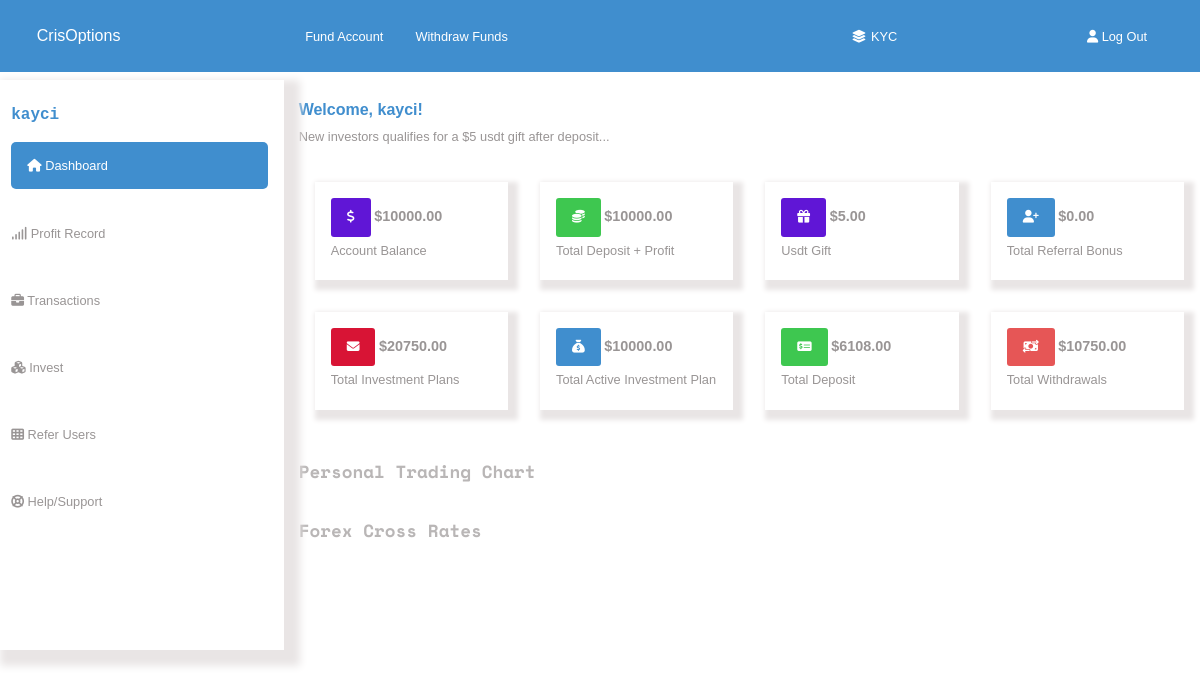
Screenshot of /dashboard-home/ (signed in) with the database file from the repository.
### basic_app/models.py (models this page shows, shortened)
class AccountBalance(models.Model):
    user = models.OneToOneField(User, on_delete=models.CASCADE)
    acc_balance = models.DecimalField(max_digits=10, decimal_places=2, default=0.0)
    deposit_profit = models.DecimalField(max_digits=10, decimal_places=2, default=0.0)
    total_investment = models.DecimalField(max_digits=10, decimal_places=2, default=0.0)
    total_active = models.DecimalField(max_digits=10, decimal_places=2, default=0.0)
    total_deposit = models.DecimalField(max_digits=10, decimal_places=2, default=0.0)
    total_withdraw = models.DecimalField(max_digits=10, decimal_places=2, default=0.0)
    gift =  models.DecimalField(max_digits=10, decimal_places=2, default=0.0)
    referral =  models.DecimalField(max_digits=10, decimal_places=2, default=0.0)
    pr_balance = models.DecimalField(max_digits=10, decimal_places=2, default=0.0)
    pr_plan1 = models.CharField(max_length=20, blank=True, default="")
    pr_plan2 = models.CharField(max_length=20, blank=True, default="")
    pr_plan3 = models.CharField(max_length=20, blank=True, default="")
    pr_plan4 = models.CharField(max_length=20, blank=True, default="")
    pr_plan5 = models.CharField(max_length=20, blank=True, default="")
    pr_plan6 = models.CharField(max_length=20, blank=True, default="")
    pr_plan7 = models.CharField(max_length=20, blank=True, default="")
    pr_plan8 = models.CharField(max_length=20, blank=True, default="")
    pr_plan9 = models.CharField(max_length=20, blank=True, default="")
    pr_plan10 = models.CharField(max_length=20, blank=True, default="")
    pr_plan11 = models.CharField(max_length=20, blank=True, default="")
    pr_plan12 = models.CharField(max_length=20, blank=True, default="")
    pr_amount1 = models.CharField(max_length=20, blank=True, default="")
    pr_amount2 = models.CharField(max_length=20, blank=True, default="")
    pr_amount3 = models.CharField(max_length=20, blank=True, default="")
    pr_amount4 = models.CharField(max_length=20, blank=True, default="")
    pr_amount5 = models.CharField(max_length=20, blank=True, default="")
    pr_amount6 = models.CharField(max_length=20, blank=True, default="")
    pr_amount7 = models.CharField(max_length=20, blank=True, default="")
    pr_amount8 = models.CharField(max_length=20, blank=True, default="")
    pr_amount9 = models.CharField(max_length=20, blank=True, default="")
    pr_amount10 = models.CharField(max_length=20, blank=True, default="")
    pr_amount11 = models.CharField(max_length=20, blank=True, default="")
    pr_amount12 = models.CharField(max_length=20, blank=True, default="")
    pr_profit1 = models.CharField(max_length=20, blank=True, default="")
    pr_profit2 = models.CharField(max_length=20, blank=True, default="")
    pr_profit3 = models.CharField(max_length=20, blank=True, default="")
    pr_profit4 = models.CharField(max_length=20, blank=True, default="")
    pr_profit5 = models.CharField(max_length=20, blank=True, default="")
    pr_profit6 = models.CharField(max_length=20, blank=True, default="")
    pr_profit7 = models.CharField(max_length=20, blank=True, default="")
    pr_profit8 = models.CharField(max_length=20, blank=True, default="")
    pr_profit9 = models.CharField(max_length=20, blank=True, default="")
    pr_profit10 = models.CharField(max_length=20, blank=True, default="")
    pr_profit11 = models.CharField(max_length=20, blank=True, default="")
    pr_profit12 = models.CharField(max_length=20, blank=True, default="")
    pr_date1 = models.CharField(max_length=20, blank=True, default="")
    pr_date2 = models.CharField(max_length=20, blank=True, default="")
    pr_date3 = models.CharField(max_length=20, blank=True, default="")
    pr_date4 = models.CharField(max_length=20, blank=True, default="")
    pr_date5 = models.CharField(max_length=20, blank=True, default="")
    pr_date6 = models.CharField(max_length=20, blank=True, default="")
    pr_date7 = models.CharField(max_length=20, blank=True, default="")
    pr_date8 = models.CharField(max_length=20, blank=True, default="")
    pr_date9 = models.CharField(max_length=20, blank=True, default="")
    pr_date10 = models.CharField(max_length=20, blank=True, default="")
    pr_date11 = models.CharField(max_length=20, blank=True, default="")
    pr_date12 = models.CharField(max_length=20, blank=True, default="")
    tr_deposit = models.DecimalField(max_digits=10, decimal_places=2, default=0.0)
    tr_withdraw = models.DecimalField(max_digits=10, decimal_places=2, default=0.0)
    tr_balance = models.DecimalField(max_digits=10, decimal_places=2, default=0.0)
    tr_others = models.DecimalField(max_digits=10, decimal_places=2, default=0.0)
    tr_amount1 = models.CharField(max_length=20, blank=True, default="")
    tr_amount2 = models.CharField(max_length=20, blank=True, default="")
    tr_amount3 = models.CharField(max_length=20, blank=True, default="")
    tr_amount4 = models.CharField(max_length=20, blank=True, default="")
    tr_amount5 = models.CharField(max_length=20, blank=True, default="")
    tr_amount6 = models.CharField(max_length=20, blank=True, default="")
    tr_amount7 = models.CharField(max_length=20, blank=True, default="")
    tr_amount8 = models.CharField(max_length=20, blank=True, default="")
    tr_amount9 = models.CharField(max_length=20, blank=True, default="")
    tr_amount10 = models.CharField(max_length=20, blank=True, default="")
    tr_amount11 = models.CharField(max_length=20, blank=True, default="")
    tr_amount12 = models.CharField(max_length=20, blank=True, default="")
    tr_paymentmode1 = models.CharField(max_length=20,  blank=True, default="")
    tr_paymentmode2 = models.CharField(max_length=20,  blank=True, default="")
    tr_paymentmode3 = models.CharField(max_length=20,  blank=True, default="")
    tr_paymentmode4 = models.CharField(max_length=20,  blank=True, default="")
    tr_paymentmode5 = models.CharField(max_length=20,  blank=True, default="")
    tr_paymentmode6 = models.CharField(max_length=20,  blank=True, default="")
    tr_paymentmode7 = models.CharField(max_length=20,  blank=True, default="")
    tr_paymentmode8 = models.CharField(max_length=20,  blank=True, default="")
    tr_paymentmode9 = models.CharField(max_length=20,  blank=True, default="")
    tr_paymentmode10 = models.CharField(max_length=20,  blank=True, default="")
    tr_paymentmode11 = models.CharField(max_length=20,  blank=True, default="")
    tr_paymentmode12 = models.CharField(max_length=20,  blank=True, default="")
    tr_status1 = models.CharField(max_length=20,  blank=True, default="")
    tr_status2 = models.CharField(max_length=20,  blank=True, default="")
    tr_status3 = models.CharField(max_length=20,  blank=True, default="")
    tr_status4 = models.CharField(max_length=20,  blank=True, default="")
    tr_status5 = models.CharField(max_length=20,  blank=True, default="")
    tr_status6 = models.CharField(max_length=20,  blank=True, default="")
    tr_status7 = models.CharField(max_length=20,  blank=True, default="")
    tr_status8 = models.CharField(max_length=20,  blank=True, default="")
    tr_status9 = models.CharField(max_length=20,  blank=True, default="")
    tr_status10 = models.CharField(max_length=20,  blank=True, default="")
    tr_status11 = models.CharField(max_length=20,  blank=True, default="")
    tr_status12 = models.CharField(max_length=20,  blank=True, default="")
    tr_date1 = models.CharField(max_length=20,  blank=True, default="")
    tr_date2 = models.CharField(max_length=20,  blank=True, default="")
    tr_date3 = models.CharField(max_length=20,  blank=True, default="")
    tr_date4 = models.CharField(max_length=20,  blank=True, default="")
    tr_date5 = models.CharField(max_length=20,  blank=True, default="")
    tr_date6 = models.CharField(max_length=20,  blank=True, default="")
    tr_date7 = models.CharField(max_length=20,  blank=True, default="")
    tr_date8 = models.CharField(max_length=20,  blank=True, default="")
    tr_date9 = models.CharField(max_length=20,  blank=True, default="")
    tr_date10 = models.CharField(max_length=20,  blank=True, default="")
    tr_date11 = models.CharField(max_length=20,  blank=True, default="")
    tr_date12 = models.CharField(max_length=20,  blank=True, default="")

### basic_app/views.py (the view)
# urls.py: path('dashboard-home/', views.user_dashboard_view, name='user_dashboard'),
@login_required
def user_dashboard_view(request):
    try:
        account_balance = AccountBalance.objects.get(user=request.user)
    except AccountBalance.DoesNotExist:
        account_balance = None  # Handle the case where AccountBalance does not exist for the user
    return render(request, template_name='dashboard/dashboard-l.html', context={'account_balance':account_balance})

### templates/dashboard/dashboard-l.html (shortened to what this page needs)
<!DOCTYPE html>
{% load static %}
<html lang="en">
<head>
    <link rel="stylesheet" href="{% static 'css/style.css' %}">
    <link rel="stylesheet" media="screen and (max-width:825px)" href="{% static 'css/mobile.css' %}">
    <link rel="stylesheet" href="https://cdnjs.cloudflare.com/ajax/libs/font-awesome/6.4.2/css/all.min.css" />
</head>
<body>
    <div class="dashboard-container">
        <div class="dashboard-navbar">
        <p><a class="home" href="{% url 'basic_app:home' %}">CrisOptions</a></p>
          <ul>
            <li><a class="fund" href="{% url 'basic_app:payment' %}">Fund Account</a></li>
            <li><a class="withdraw" href="{% url 'basic_app:withdrawal' %}">Withdraw Funds</a></li>
          </ul>
            <div class="kyc">
                <p><i class="fas fa-layer-group"></i><a href="{% url 'basic_app:kyc' %}">KYC</a></p>
            </div>
            <div class="log-out">
                <p><a target="_blank" href="{% url 'basic_app:logout' %}"><i class="fas fa-user"></i> Log Out</a></p>
            </div>
		    </div>
        <div class="grid-container">
            <label for="dashmenu-bar"></label>
            <div class="dashboard-pages">
                <ul>
                    <li><h3>{{ user.username }}</h3></li>
                    <p><li><a class="current-page" href="#"><i class="fas fa-home"></i> Dashboard</a></p></li>
                    <p><li><a href="{% url 'basic_app:dashboard-profit' %}"><i class="fa fa-signal " aria-hidden="true"></i> Profit Record</a></p></li>
                    <p><li><a href="{% url 'basic_app:dashboard-transaction' %}"><i class="fa fa-briefcase " aria-hidden="true"></i> Transactions</a></p></li>
                    <p><li><a href="{% url 'basic_app:dashboard-invest' %}"><i class="fas fa-cubes"></i> Invest</a></p></li>
                    <p><li><a href="{% url 'basic_app:dashboard-referral' %}"><i class="fa fa-th" aria-hidden="true"></i> Refer Users</a></p></li>
                    <p><li><a href="{% url 'basic_app:dashboard-help' %}"> <i class="fa fa-life-ring" aria-hidden="true"></i> Help/Support</a></p></li>
                </ul>
            </div>
            <div class="home-content">
              <h3>Welcome, {{ user.username }}!</h3>
              <p>New investors qualifies for a $5 usdt gift after deposit...</p>
              <div class="little-boxes">
                  <p><i class="fa-solid fa-dollar-sign"></i> <span class="dollar">${{ account_balance.acc_balance }}</span> <br> Account Balance</p>
                  <p><i class="fa-solid fa-coins"></i> <span class="dollar">${{ account_balance.deposit_profit }}</span> <br> Total Deposit + Profit </p>
                  <p><i class="fa-solid fa-gift"></i> <span class="dollar">${{ account_balance.gift }}</span> <br> Usdt Gift</p>
                  <p><i class="fa-solid fa-user-plus"></i></i> <span class="dollar">${{ account_balance.referral }}</span> <br> Total Referral Bonus</p>
                  <p><i class="fa-solid fa-envelope"></i> <span class="dollar">${{ account_balance.total_investment }}</span> <br> Total Investment Plans</p>
                  <p><i class="fa-solid fa-sack-dollar"></i> <span class="dollar">${{ account_balance.total_active }}</span> <br> Total Active Investment Plan</p>
                  <p><i class="fa-solid fa-money-check-dollar"></i> <span class="dollar">${{ account_balance.total_deposit }}</span> <br> Total Deposit</p>
                  <p><i class="fa-solid fa-money-bill-transfer"></i> <span class="dollar">${{ account_balance.total_withdraw }}</span> <br> Total Withdrawals</p>
                </div>
                <h4>Personal Trading Chart</h4>
                <h4>Forex Cross Rates </h4>
            </div>
        </div>
    </div>
</body>
</html>

### static/css/style.css (style rules this page uses)
* { margin: 0; padding: 0; box-sizing: border-box; }
a { text-decoration: none; }
.sign-up-container h1, p { text-align: center; }
.dashboard-navbar { background: rgb(64, 142, 206); color: #fff; width: 100%; display: flex; font-size: 0.8rem; padding: 1.7rem 0; justify-content: space-between; font-family: Verdana, Geneva, Tahoma, sans-serif; position: fixed; z-index: 2; top: 0; }
.dashboard-navbar ul { display: flex; margin-left: 1rem; list-style: none; align-items: center; }
.dashboard-navbar li { margin: 0 0.7rem; list-style: none; align-items: center; }
.dashboard-navbar a { color: #fff; padding: 0 0.3rem; }
.dashboard-navbar p { text-align: center; align-self: center; margin-left: 2rem; font-size: 1rem; }
.dashboard-navbar .kyc { align-self: center; }
.dashboard-navbar .kyc p { font-size: 0.8rem; }
.dashboard-navbar .log-out p { font-size: 0.8rem; }
.dashboard-navbar .log-out { align-self: center; margin-right: 3rem; }
.grid-container { display: grid; grid-template-columns: 2fr 7fr; }
.dashboard-pages { font-family: Verdana, Geneva, Tahoma, sans-serif; font-size: 0.8rem; line-height: 2rem; margin-left: 0; padding-bottom: 6rem; background: #fff; box-shadow: 8px 8px 8px 8px #e9e5e5; position: fixed; top: 10%; }
.dashboard-pages ul { list-style: none; }
.dashboard-pages ul li { margin: 2.2rem 0; padding-right: 1rem; padding-left: 0.7rem; }
.dashboard-pages ul li h3 { line-height: 0; font-family: 'Space Monospace', monospace; color: rgb(64, 142, 206); font-size: 1rem; margin-bottom: 2rem ; }
.dashboard-pages ul li a { color: #999595; }
.dashboard-pages .current-page { background: rgb(64, 142, 206); color: white; padding: 1rem 10rem 1rem 1rem; width: 100%; border-radius: 5px; }
.home-content { font-family: Verdana, Geneva, Tahoma, sans-serif; margin-top: 6rem; margin-left: 2rem; line-height: 1.7rem; }
.home-content h3 { font-size: 1rem; font-family: Arial, Helvetica, sans-serif; color: rgb(64, 142, 206); }
.home-content p { color: #999595; font-size: 0.8rem; text-align: start; }
.little-boxes { display: grid; grid-template-columns: 1fr 1fr 1fr 1fr; margin: 1rem 0; }
.little-boxes p { background: #fff; box-shadow: 5px 5px 5px 5px #e9e5e5; padding: 1rem; margin: 1rem; }
.little-boxes p .fa-dollar-sign { color: white; padding: 0.8rem 1rem; background-color: rgb(96, 22, 214); border-radius: 3px; }
.little-boxes p .fa-coins { color: white; padding: 0.8rem 1rem; background-color: rgb(62, 199, 80); border-radius: 3px; }
.little-boxes p .fa-gift { color: white; padding: 0.8rem 1rem; background-color: rgb(96, 22, 214); border-radius: 3px; }
.little-boxes p .fa-user-plus { color: white; padding: 0.8rem 1rem; background-color: rgb(64, 142, 206); border-radius: 3px; }
.little-boxes p .fa-envelope { color: white; padding: 0.8rem 1rem; background-color: rgb(216, 20, 53); border-radius: 3px; }
.little-boxes p .fa-sack-dollar { color: white; padding: 0.8rem 1rem; background-color: rgb(64, 142, 206); border-radius: 3px; }
.little-boxes p .fa-money-check-dollar { color: white; padding: 0.8rem 1rem; background-color: rgb(62, 199, 80); border-radius: 3px; }
.little-boxes p .fa-money-bill-transfer { color: white; padding: 0.8rem 1rem; background-color: rgb(230, 86, 86); border-radius: 3px; }
.dollar { font-size: 0.9rem; font-weight: bold; }
.home-content h4 { color: #b9b6b6; font-size: 1.1rem; margin: 2rem 0; font-family: 'Space Mono', monospace; }

### static/css/mobile.css (style rules this page uses)
a { text-decoration: none; }
.dashboard-container { max-width: 820px; overflow: hidden; }
.dashboard-navbar { width: 820px; }
.dashboard-navbar p a { margin-right: 2rem; }
.dashboard-navbar ul { display: none; }
.dashboard-navbar .kyc { display: none; }
.dashboard-navbar .log-out { display: none; }
.dashboard-pages { top: 70px; position: absolute; }
.dashboard-pages { display: none; }
.dashboard-pages ul li { margin: 2.2rem 0; padding-right: 1rem; }
.grid-container label { display: block; margin-top: 8.5rem; z-index: 2; margin-left: 0.2rem; }
.home-content { margin-top: 6rem; margin-left: 3rem; margin-bottom: 5rem; }
.little-boxes { grid-template-columns: 1fr 1fr; max-width: 700px; }
.little-boxes p { padding: 0.8rem; margin: 1rem 0.5rem; }

### rows the page displays
AccountBalance: acc_balance "10000.00", deposit_profit "10000.00", gift "5.00", referral "0.00", total_investment "20750.00", total_active "10000.00", total_deposit "6108.00", total_withdraw "10750.00"

### other values shown
{{ user.username }} "kayci"
